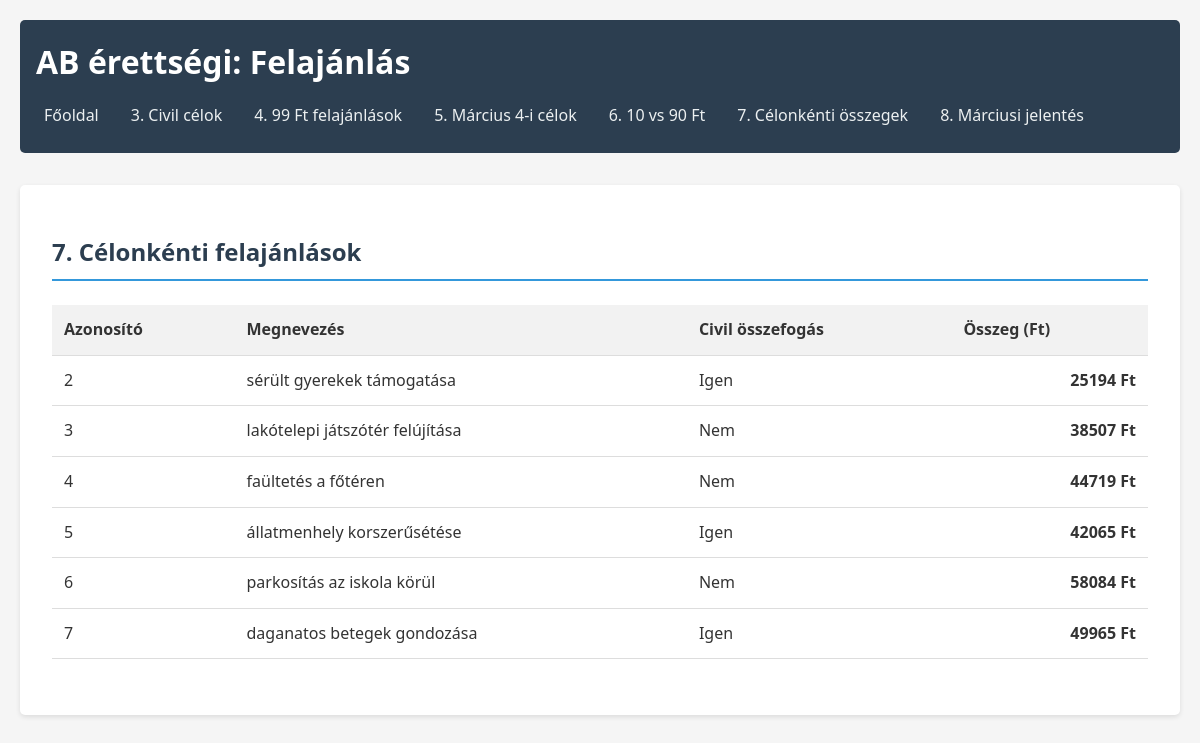
The page /7celonkent/ on the database its author committed.
### felajanlasok/models.py (models this page shows, shortened)
class Cel(models.Model):
    az = models.IntegerField(primary_key=True, verbose_name="Azonosító")
    megnevezes = models.CharField(max_length=255, verbose_name="Megnevezés")
    civil = models.BooleanField(verbose_name="Civil összefogás")
    class Meta:
        verbose_name = "Cél"
        verbose_name_plural = "Célok"

### felajanlasok/views.py (the view)
# urls.py: path('7celonkent/', views.task7_celonkent, name='task7_celonkent'),
def task7_celonkent(request):
    goals_with_totals = Cel.objects.annotate(total=Sum('felajanlasok__osszeg'))
    context = {
        'goals_with_totals': goals_with_totals,
        'title': '7. Célonkénti felajánlások'
    }
    return render(request, 'felajanlasok/task7_celonkent.html', context)

### felajanlasok/templates/felajanlasok/task7_celonkent.html (shortened to what this page needs)
{% extends 'felajanlasok/base.html' %}
{% block content %}
<div class="task-result">
    <h2>{{ title }}</h2>
    {% if goals_with_totals %}
    <table>
        <thead>
            <tr>
                <th>Azonosító</th>
                <th>Megnevezés</th>
                <th>Civil összefogás</th>
                <th>Összeg (Ft)</th>
            </tr>
        </thead>
        <tbody>
            {% for goal in goals_with_totals %}
            <tr>
                <td>{{ goal.az }}</td>
                <td>{{ goal.megnevezes }}</td>
                <td>{% if goal.civil %}Igen{% else %}Nem{% endif %}</td>
                <td class="amount">{{ goal.total|default:"0" }} Ft</td>
            </tr>
            {% endfor %}
        </tbody>
    </table>
    {% else %}
    <p class="no-data">Nincsenek felajánlások az adatbázisban.</p>
    {% endif %}
</div>
{% endblock %}

### felajanlasok/static/style.css (style rules this page uses)
* { margin: 0; padding: 0; box-sizing: border-box; }
body { font-family: 'Segoe UI', Tahoma, Geneva, Verdana, sans-serif; line-height: 1.6; color: #333; background-color: #f5f5f5; max-width: 1200px; margin: 0 auto; padding: 20px; }
table { width: 100%; border-collapse: collapse; margin: 1.5rem 0; }
table th, table td { padding: 0.75rem; text-align: left; border-bottom: 1px solid #ddd; }
table th { background-color: #f2f2f2; font-weight: bold; }
.amount { text-align: right; font-weight: bold; }
.task-result h2 { margin-bottom: 1.5rem; color: #2c3e50; border-bottom: 2px solid #3498db; padding-bottom: 0.5rem; }

### rows shown on the page
Cel: az "2", megnevezes "sérült gyerekek támogatása", civil "Igen", total "25194"
Cel: az "3", megnevezes "lakótelepi játszótér felújítása", civil "Nem", total "38507"
Cel: az "4", megnevezes "faültetés a főtéren", civil "Nem", total "44719"
Cel: az "5", megnevezes "állatmenhely korszerűsétése", civil "Igen", total "42065"
Cel: az "6", megnevezes "parkosítás az iskola körül", civil "Nem", total "58084"
Cel: az "7", megnevezes "daganatos betegek gondozása", civil "Igen", total "49965"

### other values the page prints
{{ title }} "7. Célonkénti felajánlások"
